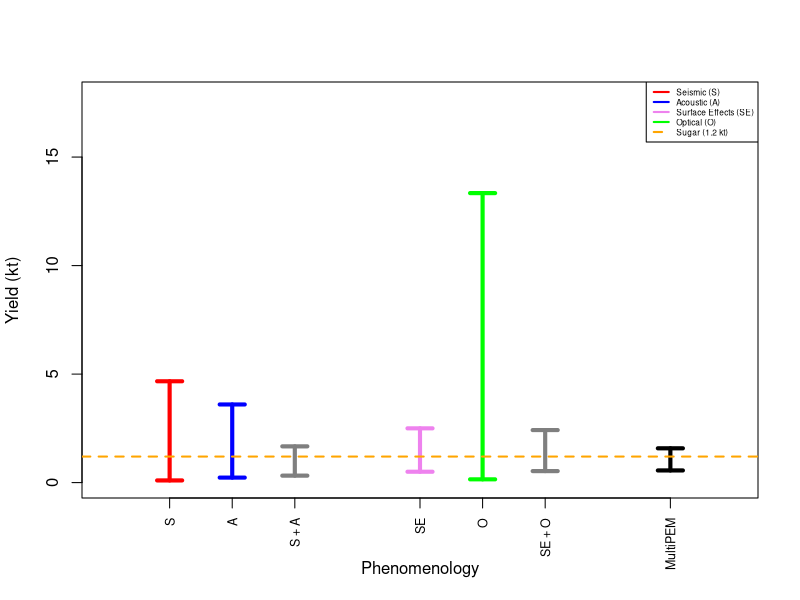
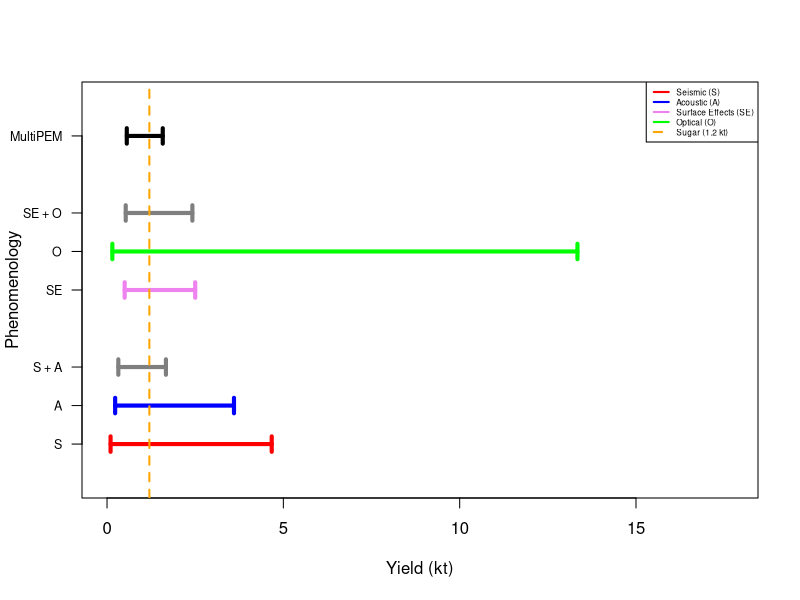
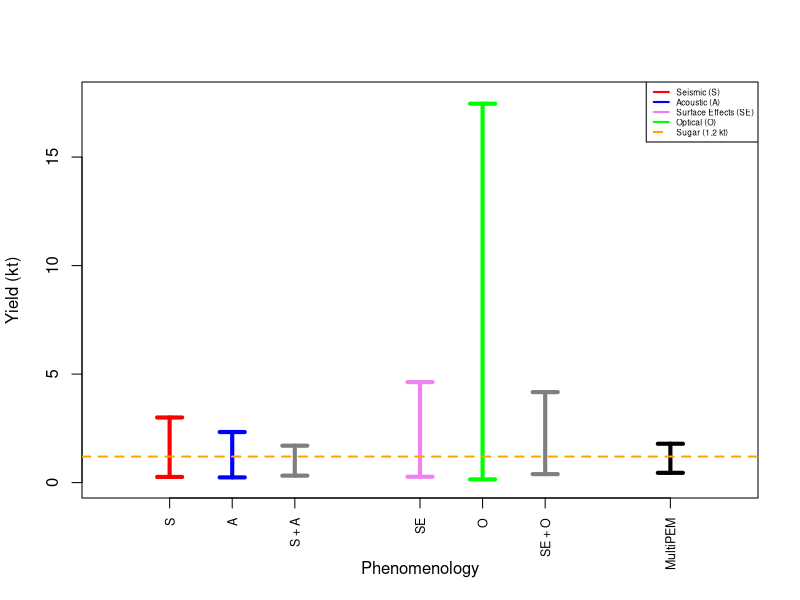

Write R code to recreate these figures, in order.
########################################################################
#                                                                      #
# This file plots 95% confidence intervals for yield based on its      #
# MLE for various analyses, as well as 95% credible intervals for      #
# yield based on posterior samples from various analyses.              #
#                                                                      #
# © 2023. Triad National Security, LLC. All rights reserved.           #
# This program was produced under U.S. Government contract             #
# 89233218CNA000001 for Los Alamos National Laboratory (LANL), which   #
# is operated by Triad National Security, LLC for the U.S. Department  #
# of Energy/National Nuclear Security Administration. All rights in    #
# the program are reserved by Triad National Security, LLC, and the    #
# U.S. Department of Energy/National Nuclear Security Administration.  #
# The Government is granted for itself and others acting on its behalf #
# a nonexclusive, paid-up, irrevocable worldwide license in this       #
# material to reproduce, prepare derivative works, distribute copies   #
# to the public, perform publicly and display publicly, and to permit  #
# others to do so.                                                     #
#                                                                      #
########################################################################

# Plot of CIs based on MLE
pdf("ci_plot_mle.pdf",height=4,width=8)
plot(0,0,xlim=c(0.5,5.5),ylim=c(0,17.75),
     xlab="Phenomenology",ylab="Yield (kt)",
     type="n",axes=F,frame.plot=TRUE)
axis(1,at=c(1,1.5,2,3,3.5,4,5),
     labels=c("S","A","S + A","SE","O","SE + O","MultiPEM"),
     las=2,cex.axis=0.75)
axis(2)
segments(1,0.1,1,4.67,lwd=4,col="red")
segments(0.9,0.1,1.1,0.1,lwd=4,col="red")
segments(0.9,4.67,1.1,4.67,lwd=4,col="red")
segments(1.5,0.23,1.5,3.60,lwd=4,col="blue")
segments(1.4,0.23,1.6,0.23,lwd=4,col="blue")
segments(1.4,3.60,1.6,3.60,lwd=4,col="blue")
segments(2,0.32,2,1.67,lwd=4,col="gray50")
segments(1.9,0.32,2.1,0.32,lwd=4,col="gray50")
segments(1.9,1.67,2.1,1.67,lwd=4,col="gray50")
segments(3,0.5,3,2.5,lwd=4,col="violet")
segments(2.9,0.5,3.1,0.5,lwd=4,col="violet")
segments(2.9,2.5,3.1,2.5,lwd=4,col="violet")
segments(3.5,0.15,3.5,13.34,lwd=4,col="green")
segments(3.4,0.15,3.6,0.15,lwd=4,col="green")
segments(3.4,13.34,3.6,13.34,lwd=4,col="green")
segments(4,0.53,4,2.42,lwd=4,col="gray50")
segments(3.9,0.53,4.1,0.53,lwd=4,col="gray50")
segments(3.9,2.42,4.1,2.42,lwd=4,col="gray50")
segments(5,0.56,5,1.58,lwd=4,col="black")
segments(4.9,0.56,5.1,0.56,lwd=4,col="black")
segments(4.9,1.58,5.1,1.58,lwd=4,col="black")
abline(h = 1.2,lty=2,lwd=2,col="orange")
legend("topright",c("Seismic (S)","Acoustic (A)",
                    "Surface Effects (SE)","Optical (O)",
                    "Sugar (1.2 kt)"),
       col=c("red","blue","violet","green","orange"),
       lwd=2,lty=c(1,1,1,1,2),cex=0.5)
graphics.off()

# Plot of CIs based on MLE
pdf("ci_plot_mle_v.pdf",height=8,width=4)
plot(0,0,xlim=c(0,17.75),ylim=c(0.5,5.5),
     xlab="Yield (kt)",ylab="Phenomenology",
     type="n",axes=F,frame.plot=TRUE)
axis(1)
axis(2,at=c(1,1.5,2,3,3.5,4,5),
     labels=c("S","A","S + A","SE","O","SE + O","MultiPEM"),
     las=2,cex.axis=0.75)
segments(0.1,1,4.67,1,lwd=4,col="red")
segments(0.1,0.9,0.1,1.1,lwd=4,col="red")
segments(4.67,0.9,4.67,1.1,lwd=4,col="red")
segments(0.23,1.5,3.60,1.5,lwd=4,col="blue")
segments(0.23,1.4,0.23,1.6,lwd=4,col="blue")
segments(3.60,1.4,3.60,1.6,lwd=4,col="blue")
segments(0.32,2,1.67,2,lwd=4,col="gray50")
segments(0.32,1.9,0.32,2.1,lwd=4,col="gray50")
segments(1.67,1.9,1.67,2.1,lwd=4,col="gray50")
segments(0.5,3,2.5,3,lwd=4,col="violet")
segments(0.5,2.9,0.5,3.1,lwd=4,col="violet")
segments(2.5,2.9,2.5,3.1,lwd=4,col="violet")
segments(0.15,3.5,13.34,3.5,lwd=4,col="green")
segments(0.15,3.4,0.15,3.6,lwd=4,col="green")
segments(13.34,3.4,13.34,3.6,lwd=4,col="green")
segments(0.53,4,2.42,4,lwd=4,col="gray50")
segments(0.53,3.9,0.53,4.1,lwd=4,col="gray50")
segments(2.42,3.9,2.42,4.1,lwd=4,col="gray50")
segments(0.56,5,1.58,5,lwd=4,col="black")
segments(0.56,4.9,0.56,5.1,lwd=4,col="black")
segments(1.58,4.9,1.58,5.1,lwd=4,col="black")
abline(v = 1.2,lty=2,lwd=2,col="orange")
legend("topright",c("Seismic (S)","Acoustic (A)",
                    "Surface Effects (SE)","Optical (O)",
                    "Sugar (1.2 kt)"),
       col=c("red","blue","violet","green","orange"),
       lwd=2,lty=c(1,1,1,1,2),cex=0.5)
graphics.off()

# Plot of CIs based on posterior samples
pdf("ci_plot_bayes.pdf",height=4,width=8)
plot(0,0,xlim=c(0.5,5.5),ylim=c(0,17.75),
     xlab="Phenomenology",ylab="Yield (kt)",
     type="n",axes=F,frame.plot=TRUE)
axis(1,at=c(1,1.5,2,3,3.5,4,5),
     labels=c("S","A","S + A","SE","O","SE + O","MultiPEM"),
     las=2,cex.axis=0.75)
axis(2)
segments(1,0.26,1,3.00,lwd=4,col="red")
segments(0.9,0.26,1.1,0.26,lwd=4,col="red")
segments(0.9,3.00,1.1,3.00,lwd=4,col="red")
segments(1.5,0.24,1.5,2.33,lwd=4,col="blue")
segments(1.4,0.24,1.6,0.24,lwd=4,col="blue")
segments(1.4,2.33,1.6,2.33,lwd=4,col="blue")
segments(2,0.32,2,1.70,lwd=4,col="gray50")
segments(1.9,0.32,2.1,0.32,lwd=4,col="gray50")
segments(1.9,1.70,2.1,1.70,lwd=4,col="gray50")
segments(3,0.27,3,4.63,lwd=4,col="violet")
segments(2.9,0.27,3.1,0.27,lwd=4,col="violet")
segments(2.9,4.63,3.1,4.63,lwd=4,col="violet")
segments(3.5,0.15,3.5,17.46,lwd=4,col="green")
segments(3.4,0.15,3.6,0.15,lwd=4,col="green")
segments(3.4,17.46,3.6,17.46,lwd=4,col="green")
segments(4,0.39,4,4.17,lwd=4,col="gray50")
segments(3.9,0.39,4.1,0.39,lwd=4,col="gray50")
segments(3.9,4.17,4.1,4.17,lwd=4,col="gray50")
segments(5,0.45,5,1.79,lwd=4,col="black")
segments(4.9,0.45,5.1,0.45,lwd=4,col="black")
segments(4.9,1.79,5.1,1.79,lwd=4,col="black")
abline(h = 1.2,lty=2,lwd=2,col="orange")
legend("topright",c("Seismic (S)","Acoustic (A)",
                    "Surface Effects (SE)","Optical (O)",
                    "Sugar (1.2 kt)"),
       col=c("red","blue","violet","green","orange"),
       lwd=2,lty=c(1,1,1,1,2),cex=0.5)
graphics.off()
